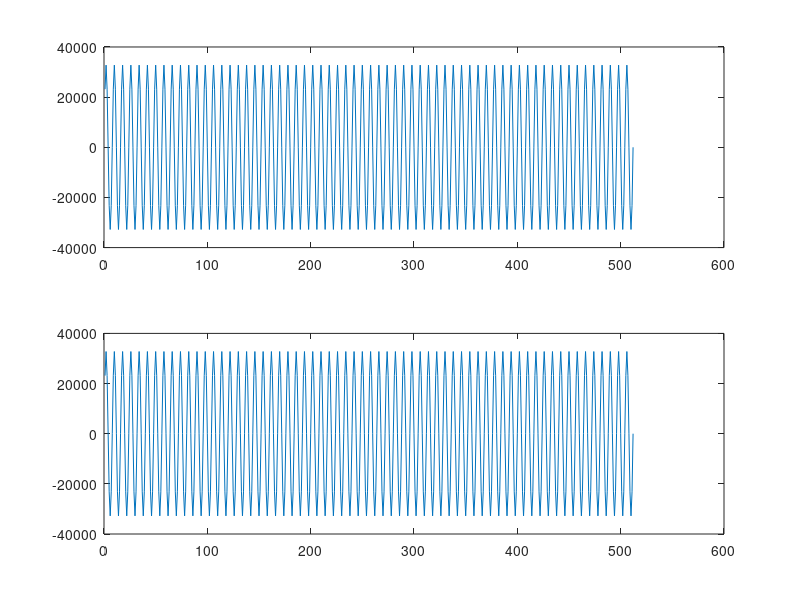

Reproduce this figure in MATLAB.
t = linspace(1, 2048, 2048);
f1 = 5000;
f2 = 5000;
fs = 40000;
sin5k = sin(2*pi*f1/fs*t);
sin7k = sin(2*pi*f2/fs*t);

quant_sin5k = int16(round(sin5k * 2^15));
quant_sin7k = int16(round(sin7k * 2^15));

%quant_sin1k_h = num2hex(quant_sin1k);
% for i = 1:1:1024
%     quant_sin1k_h() = sprintf('%x', typecast(int16(quant_sin1k(1, i)),'uint16'));
% end

subplot(2,1,1);
plot(t(1:512), quant_sin5k(1:512));
subplot(2,1,2);
plot(t(1:512), quant_sin7k(1:512));
